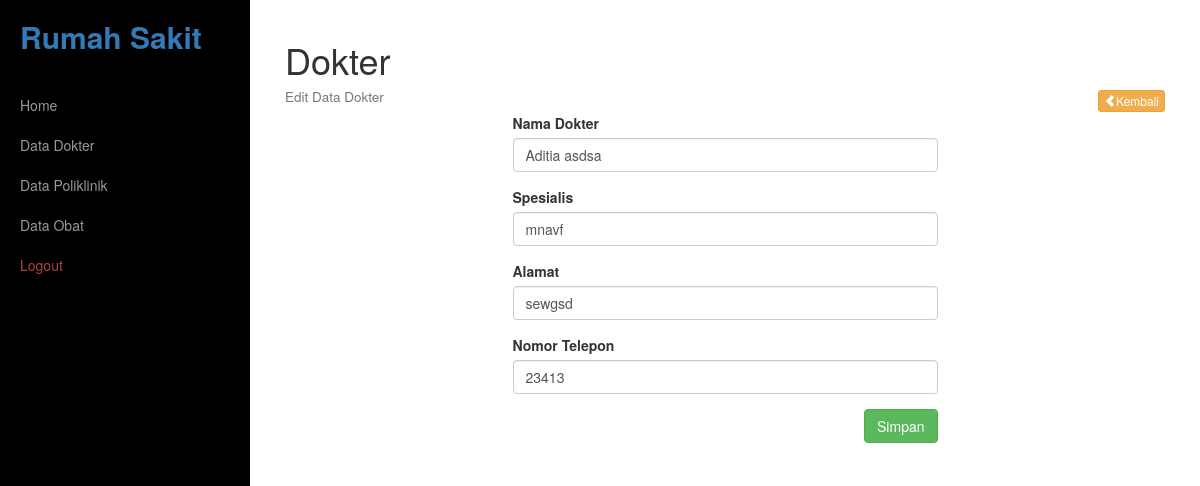
The page /dokter/edit.php?id=43da1a0d-a510-4458-b56d-fc5047d4df62 (signed in) on the database its author committed.
### tables this page shows
CREATE TABLE `tb_dokter` (
  `id_dokter` varchar(50) NOT NULL,
  `nama_dokter` varchar(50) NOT NULL,
  `spesialis` varchar(40) NOT NULL,
  `alamat` text NOT NULL,
  `no_telp` varchar(20) NOT NULL
);

### dokter/edit.php (the view, shortened to what this page needs)
<?php include_once('../_header.php');
?>
    <div class="box">
    <h1>Dokter</h1>
        <h4>
            <small>Edit Data Dokter</small>
            <div class="pull-right">
                <a href="data.php" class="btn btn-warning btn-xs"><i class="glyphicon glyphicon-chevron-left"></i>Kembali</a>
            </div>
        </h4>
        <div class="row">
            <div class="col-lg-6 col-lg-offset-3">
                <?php
                $id=@$_GET['id'];
                $sql_obat=mysqli_query($con,"SELECT * FROM tb_dokter WHERE id_dokter ='$id'") or die(mysqli_error($con));
                $data=mysqli_fetch_array($sql_obat);
                ?>
                <form action="proses.php" method="post">
                <div class="form-group">
                        <label for="nama">Nama Dokter</label>
                        <input type="text" name="nama" id="nama" value="<?=$data['nama_dokter']?>" class="form-control" required autofocus>
                    </div>
                    <div class="form-group" >
                        <label for="spesialis">Spesialis</label>
                        <input type="text" name="spesialis" id="spesialis" value="<?=$data['spesialis']?>" class="form-control" required>
                    </div>
                    <div class="form-group" >
                        <label for="alamat">Alamat</label>
                        <input type="text" name="alamat" id="alamat" value="<?=$data['alamat']?>" class="form-control" required></textarea>
                    </div>
                    <div class="form-group" >
                        <label for="no_telepon">Nomor Telepon</label>
                        <input type="text" name="no_telepon" id="no_telepon" value="<?=$data['no_telp']?>" class="form-control" required></textarea>
                    </div>
                    <div class="form-group pull-right">
                        <input type="submit" name ="edit" value="Simpan" class="btn btn-success">
                    </div>
                </form>
            </div>
        </div>
    </div>
<?php include_once('../_footer.php');?>

### rows shown on the page
tb_dokter: nama "Aditia asdsa", spesialis "mnavf", alamat "sewgsd", no_telepon "23413"
